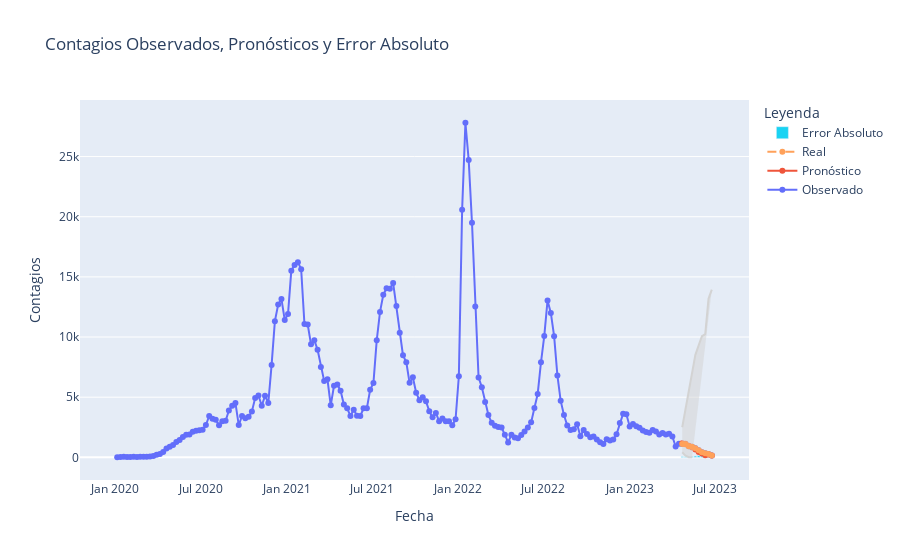

Here is the notebook cell this chart was saved with:
### Code cell
import pandas as pd
from statsmodels.tsa.statespace.sarimax import SARIMAX
from scipy.stats import boxcox
from scipy.special import inv_boxcox
from matplotlib import pyplot as plt
import plotly.graph_objects as go

def cargar_datos_cluster(ruta_csv, cluster_id):
    # Leer el archivo CSV
    df = pd.read_csv(ruta_csv)
    
    # Configurar la primera columna ('Cluster') como índice
    df.set_index('Cluster', inplace=True)
    
    # Transponer el dataframe para que las fechas sean el índice
    df = df.transpose()
    
    # Filtrar los datos para el cluster específico
    cluster_data = df[cluster_id]
    
    # Resetear el índice para que las fechas sean una columna y no el índice
    cluster_data = cluster_data.reset_index()
    
    # Cambiar los nombres de las columnas
    cluster_data.columns = ['Fecha', 'Contagios']
    
    # Convertir la columna de fecha a tipo datetime para manejarlo como serie temporal
    cluster_data['Fecha'] = pd.to_datetime(cluster_data['Fecha'], format='%d-%m-%Y')
    
    # Establecer la fecha como índice
    cluster_data.set_index('Fecha', inplace=True)
    
    return cluster_data


# Ruta del archivo CSV
ruta_csv = 'clusterSemanal.csv'
# ID del cluster que el usuario quiere explorar
cluster_id = 0

# Cargar los datos
df_pacientesRespiratorios = cargar_datos_cluster(ruta_csv, cluster_id)

# Asegurarse de que no hay valores no positivos antes de la transformación Box-Cox
df_pacientesRespiratorios['Contagios'] = df_pacientesRespiratorios['Contagios'].clip(lower=1)

# Aplicar transformación Box-Cox
df_pacientesRespiratorios['Contagios_transformed'], lambda_ = boxcox(df_pacientesRespiratorios['Contagios'])

# Dividir los datos transformados en entrenamiento y prueba
train_data_transformed = df_pacientesRespiratorios['Contagios_transformed'].iloc[:-10]
test_data = df_pacientesRespiratorios.iloc[-10:]

p = 1
d = 2
q = 3
P = 1
D = 1
Q = 1
S = 30  # asumiendo una estacionalidad semanal

# Ajuste del modelo SARIMA con los datos de entrenamiento transformados
model = SARIMAX(train_data_transformed,
                order=(p, d, q),
                seasonal_order=(P, D, Q, S),
                enforce_stationarity=False,
                enforce_invertibility=False)

results = model.fit()

# Diagnósticos del modelo y resultados de resumen
print(results.summary())
results.plot_diagnostics(figsize=(18, 8))
plt.show()

# Hacer predicciones para el conjunto de prueba y revertir la transformación Box-Cox
pred_uc = results.get_forecast(steps=10)
predicted_mean_transformed = pred_uc.predicted_mean
predicted_mean = inv_boxcox(predicted_mean_transformed, lambda_)
predicted_mean.index = test_data.index  # Asignar directamente el índice del conjunto de prueba
pred_ci_transformed = pred_uc.conf_int()
pred_ci = pd.DataFrame()
pred_ci['lower'] = inv_boxcox(pred_ci_transformed.iloc[:, 0], lambda_)
pred_ci['upper'] = inv_boxcox(pred_ci_transformed.iloc[:, 1], lambda_)



# Calcular el error absoluto
error_absoluto = abs(test_data['Contagios'] - predicted_mean)

fig = go.Figure()

# Agregar los datos observados como una serie de líneas con puntos
fig.add_trace(go.Scatter(x=df_pacientesRespiratorios.index, y=df_pacientesRespiratorios['Contagios'], mode='lines+markers', name='Observado'))

# Agregar las predicciones como otra serie de líneas con puntos
fig.add_trace(go.Scatter(x=predicted_mean.index, y=predicted_mean, mode='lines+markers', name='Pronóstico'))

# Agregar el intervalo de confianza como un área sombreada
fig.add_trace(go.Scatter(x=pred_ci.index, y=pred_ci.iloc[:, 0], fill=None, mode='lines', line=dict(color='lightgrey'), showlegend=False))
fig.add_trace(go.Scatter(x=pred_ci.index, y=pred_ci.iloc[:, 1], fill='tonexty', mode='lines', line=dict(color='lightgrey'), showlegend=False))

# Agregar los datos reales de prueba como una línea discontinua con puntos
fig.add_trace(go.Scatter(x=test_data.index, y=test_data['Contagios'], mode='lines+markers', name='Real', line=dict(dash='dash')))

# Agregar el error absoluto como una nueva serie de barras
fig.add_trace(go.Bar(x=test_data.index, y=error_absoluto, name='Error Absoluto'))

# Actualizar el diseño de la gráfica para añadir títulos y etiquetas
fig.update_layout(title='Contagios Observados, Pronósticos y Error Absoluto',
                  xaxis_title='Fecha',
                  yaxis_title='Contagios',
                  legend_title='Leyenda')

# Mostrar la figura
fig.show()

### Figure 1 — Plotly figure (JSON) as saved in the notebook; plotly's stock layout.template omitted (floating-point values rounded to 4 significant figures; data arrays with more than 128 entries replaced by an {"elided": "..."} marker saying what was removed)
{"data": [{"mode": "lines+markers", "name": "Observado", "type": "scatter", "x": {"elided": "182 str values"}, "y": {"elided": "182 int values"}}, {"mode": "lines+markers", "name": "Pronóstico", "type": "scatter", "x": ["2023-04-23T00:00:00", "2023-04-30T00:00:00", "2023-05-07T00:00:00", "2023-05-14T00:00:00", "2023-05-21T00:00:00", "2023-05-28T00:00:00", "2023-06-04T00:00:00", "2023-06-11T00:00:00", "2023-06-18T00:00:00", "2023-06-25T00:00:00"], "y": [1167.0, 1136.0, 973.2, 818.7, 643.1, 451.7, 315.0, 178.3, 235.2, 159.5]}, {"line": {"color": "lightgrey"}, "mode": "lines", "showlegend": false, "type": "scatter", "x": ["2023-04-23T00:00:00", "2023-04-30T00:00:00", "2023-05-07T00:00:00", "2023-05-14T00:00:00", "2023-05-21T00:00:00", "2023-05-28T00:00:00", "2023-06-04T00:00:00", "2023-06-11T00:00:00", "2023-06-18T00:00:00", "2023-06-25T00:00:00"], "y": [426.4, 133.8, 13.58, 0.003471, null, null, null, null, null, null]}, {"fill": "tonexty", "line": {"color": "lightgrey"}, "mode": "lines", "showlegend": false, "type": "scatter", "x": ["2023-04-23T00:00:00", "2023-04-30T00:00:00", "2023-05-07T00:00:00", "2023-05-14T00:00:00", "2023-05-21T00:00:00", "2023-05-28T00:00:00", "2023-06-04T00:00:00", "2023-06-11T00:00:00", "2023-06-18T00:00:00", "2023-06-25T00:00:00"], "y": [2506.0, 4045.0, 5689.0, 7262.0, 8517.0, 9303.0, 10070.0, 10240.0, 13180.0, 13940.0]}, {"line": {"dash": "dash"}, "mode": "lines+markers", "name": "Real", "type": "scatter", "x": ["2023-04-23T00:00:00", "2023-04-30T00:00:00", "2023-05-07T00:00:00", "2023-05-14T00:00:00", "2023-05-21T00:00:00", "2023-05-28T00:00:00", "2023-06-04T00:00:00", "2023-06-11T00:00:00", "2023-06-18T00:00:00", "2023-06-25T00:00:00"], "y": [1107, 1085, 919, 887, 750, 595, 427, 332, 286, 145]}, {"name": "Error Absoluto", "type": "bar", "x": ["2023-04-23T00:00:00", "2023-04-30T00:00:00", "2023-05-07T00:00:00", "2023-05-14T00:00:00", "2023-05-21T00:00:00", "2023-05-28T00:00:00", "2023-06-04T00:00:00", "2023-06-11T00:00:00", "2023-06-18T00:00:00", "2023-06-25T00:00:00"], "y": [59.81, 50.76, 54.2, 68.29, 106.9, 143.3, 112.0, 153.7, 50.77, 14.49]}], "layout": {"legend": {"title": {"text": "Leyenda"}}, "title": {"text": "Contagios Observados, Pronósticos y Error Absoluto"}, "xaxis": {"title": {"text": "Fecha"}}, "yaxis": {"title": {"text": "Contagios"}}}}
